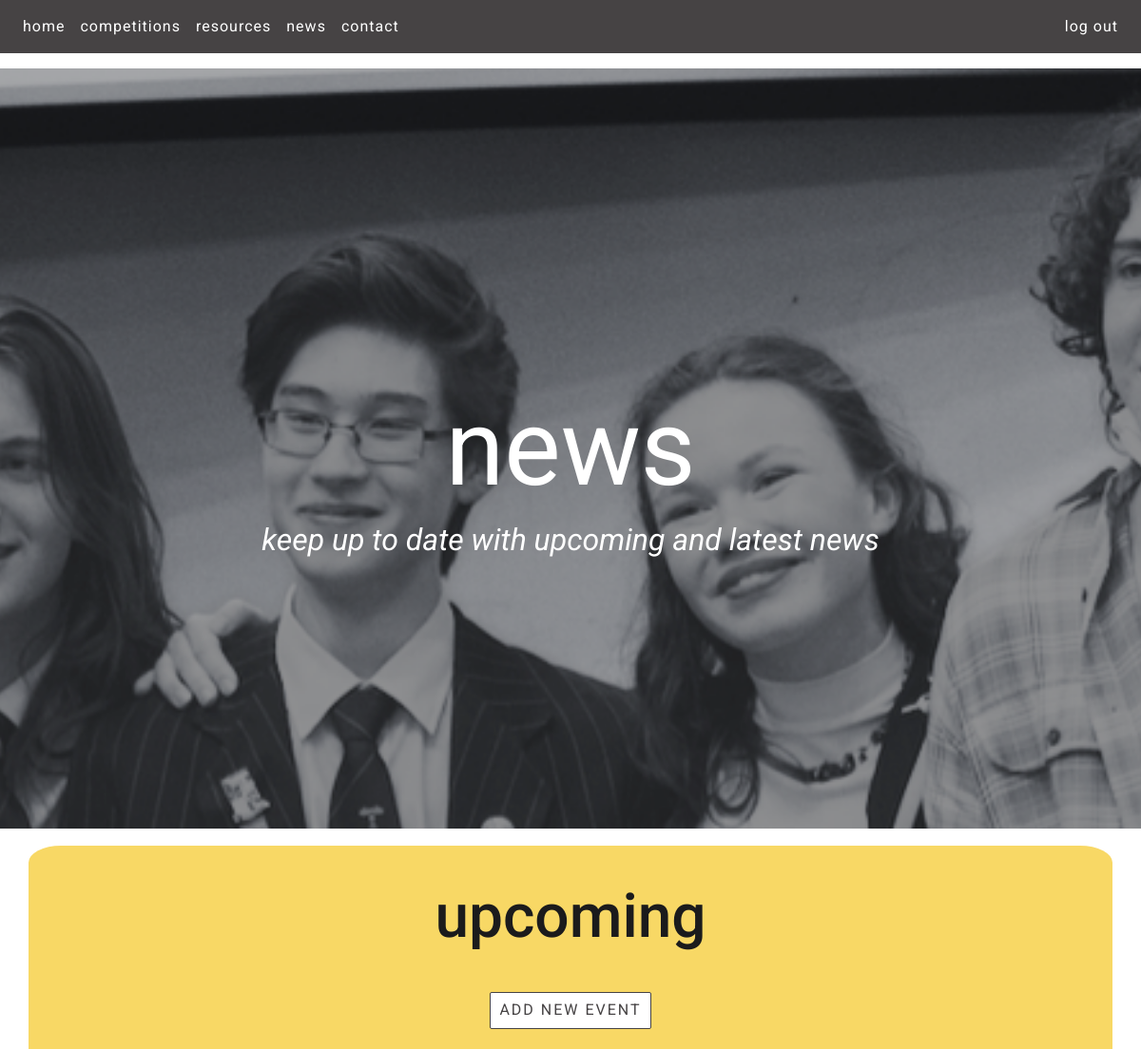
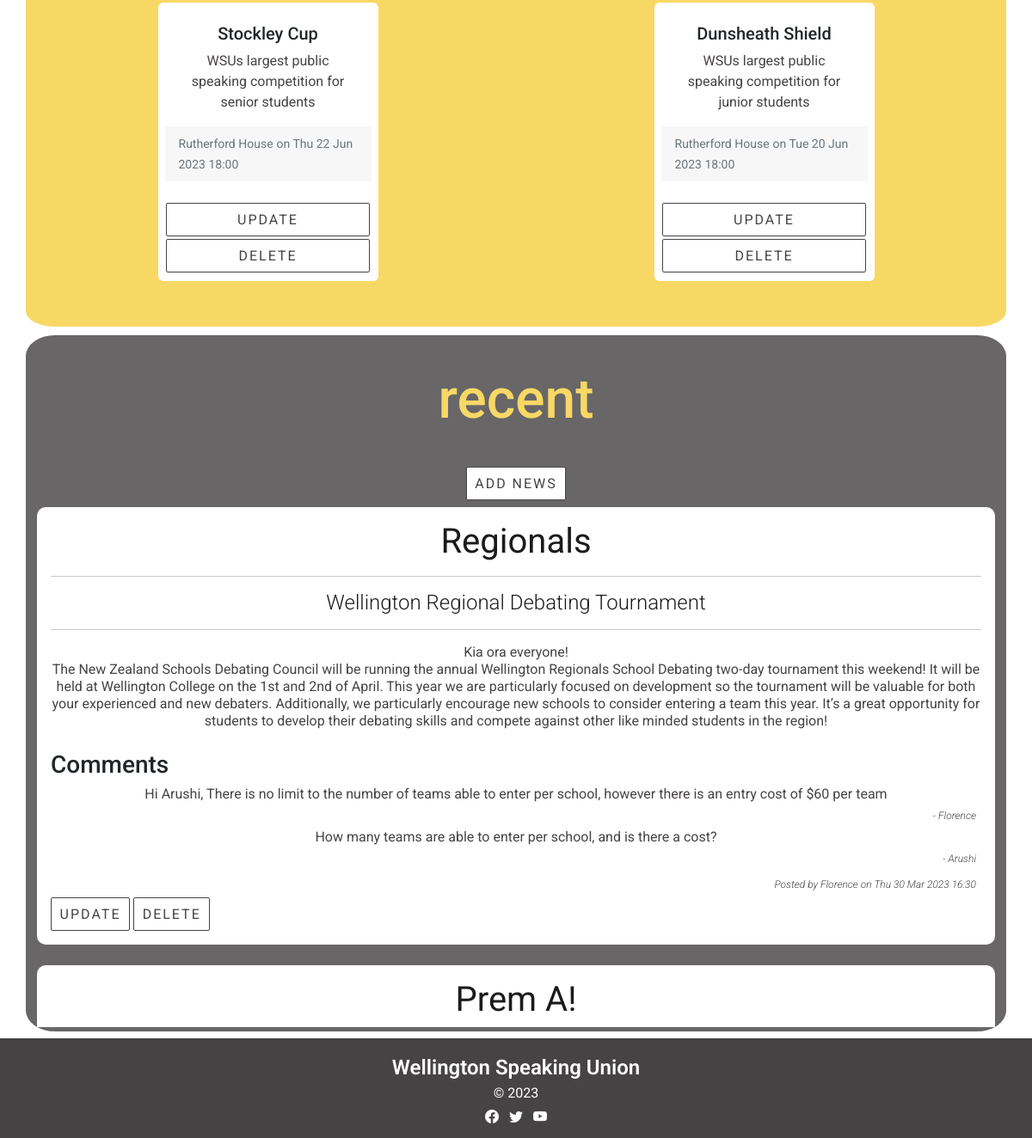
The app's page /news (signed in) with its own data (2 pictures, top to bottom).
### tables this page shows
CREATE TABLE schedule(
    post_id integer primary key autoincrement not null,
    event text not null,
    description text not null,
    scheduledate date not null,
    location text not null,
    member_id integer not null,
    foreign key(member_id) references member(member_id)
);

CREATE TABLE news(
    news_id integer primary key autoincrement not null,
    title text not null unique,
    subtitle text not null unique,
    content text not null unique,
    newsdate date not null,
    member_id integer not null,
    foreign key(member_id) references member(member_id)
);

CREATE TABLE comment(
    comment_id integer primary key autoincrement not null,
    news_id integer not null,
    member_id integer not null,
    comment text not null,
    commentdate date not null,
    foreign key(news_id) references news(news_id),
    foreign key(member_id) references member(member_id)
);

CREATE TABLE member(
    member_id integer primary key autoincrement not null,
    firstname text not null,
    lastname text not null,
    email text not null unique,
    password text not null,
    authorisation integer not null
);

### server.py (the view)
@app.route ('/news')
def news():
    sql = """select news.news_id, news.title, news.subtitle, news.content, news.newsdate, member.firstname
        from news
        join member on news.member_id = member.member_id
        order by news.newsdate desc;
    """
    news_items = run_search_query_tuples(sql, (), db_path, True)
    sql="""select news.news_id,news.title,news.subtitle, news.content, comment.comment, member.firstname
     from news
     left join comment on news.news_id = comment.news_id
     left join member on comment.member_id = member.member_id
     order by news.newsdate desc;
     """
    comments = run_search_query_tuples(sql, (), db_path, True)
    sql = """select schedule.post_id, schedule.event, schedule.description, schedule.scheduledate, schedule.location, member.firstname
        from schedule
        join member on schedule.member_id = member.member_id
        order by schedule.scheduledate desc;
    """
    schedule = run_search_query_tuples(sql, (), db_path, True)
    return render_template("news.html", news=news_items, comments=comments, schedule=schedule)

### db_functions.py (called while the page is built)
def run_search_query_tuples(sql_query, values_tuple, file_path, rowfactory=False):
    result = None
    try:
        db = sqlite3.connect(file_path)
        if rowfactory:
            db.row_factory = sqlite3.Row
        cursor = db.cursor()
        cursor.execute(sql_query, values_tuple)
        result = cursor.fetchall()
        cursor.close()
    except sqlite3.Error as error:
        print("Error running search query tuples: {}".format(error))
        return None
    db.close()
    if result is None:
        print("No search values were found")
    return result

### server.py (called while the page is built)
@app.template_filter()
def news_date(sqlite_dt):
    x = datetime.strptime(sqlite_dt, '%Y-%m-%d %H:%M:%S')
    return x.strftime("%a %d %b %Y %H:%M")

@app.template_filter()
def schedule_date(sqlite_dt):
    x = datetime.strptime(sqlite_dt, '%Y-%m-%d %H:%M:%S')
    return x.strftime("%a %d %b %Y %H:%M")

### templates/news.html (shortened to what this page needs)
{% extends "layout.html" %}
{% block content %}
<section class="parallax-container parallax3">
    <h1>news</h1>
    <h1>keep up to date with upcoming and latest news</h1>
</section>
<div class="main-container">
  <div class="container yellow-bg">
    <h1 class="page-title news-title-1">upcoming </h1>
      {% if session and session['authorisation'] == 0 %}
      <div class="py-2 text-center">
          <a class="btn btn-primary news-button" href="{{ url_for('schedule_cud', id=0, task='add') }}">add new event</a>
      </div>
      {% endif %}
      <div class="inner-container upcoming-container">
    <div class="row">
            {% for row in schedule %}
              <div class="col mb-6">
                  <div class="card news-card h-100 mx-auto" style="width: 16rem;">
                    <div class="card-body">
                      <h5 class="card-title">{{ row['event'] }}</h5>
                      <p class="card-text news-text">{{ row['description'] }}</p>
                    </div>
                    <div class="card-footer">
                      <small class="text-muted">{{ row['location'] }}</small>
                      <small class="text-muted">on {{ row['scheduledate'] | schedule_date}}</small>
                    </div>
                        <br>
{% if session and session['authorisation'] == 0 %}
                  <a class="btn btn-primary schedule-button" href="{{ url_for('schedule_cud', id=row['post_id'], task='update') }}">update</a>
                  <a class="btn btn-primary schedule-button" href="{{ url_for('schedule_cud', id=row['post_id'], task='delete') }}">delete</a>
{% endif %}
                  </div>
             </div>
            {% endfor %}
    </div>
      </div>
  </div>
  <div class="container light-gray-bg">
      <h1 class="page-title competition-title-2">recent</h1>
    {% if session and session['authorisation'] == 0 %}
      <div class="py-2 text-center">
          <a class="btn btn-primary news-button" href="{{ url_for('news_cud', id=0, task='add') }}">add news</a>
      </div>
    {% endif %}
    <div class="inner-container recent-container">
        {% for row in news %}
            <div class="container-m recent-news-containers white-bg">
                <h1 class="recent-news-heading"> {{ row['title'] }} </h1>
                <hr>
                <h3 class="recent-news-subheading"> {{ row['subtitle'] }} </h3>
                <hr>
                <p class="recent-news-text"> {{ row['content'] | replace("\n", "<br>") | safe}} </p>
                <br>
                         <div class="comments">
                         <h3> Comments </h3>
                             {% for com in comments %}
                             {% if com['news_id'] == row['news_id'] %}
                             <p class="recent-news-text">{{com['comment']}}</p>
                             <p class="meta-text">- {{com['firstname']}}</p>
                             {% endif %}
                             {% endfor %}
                        </div>
                <div class="meta">
                <p class="meta-text">Posted by {{ row['firstname'] }} on {{ row['newsdate'] | news_date}}  </p>
                </div>
                {% if session and session['authorisation'] == 0 %}
                <a class="btn btn-primary news-button" href="{{ url_for('news_cud', id=row['news_id'], task='update') }}">update</a>
                <a class="btn btn-primary news-button" href="{{ url_for('news_cud', id=row['news_id'], task='delete') }}">delete</a>
                {% endif %}
    </div>
        {% endfor %}
  </div>
</div>
</div>
{% endblock %}

### static/styles.css (style rules this page uses)
:root { --brand-black: rgb(27,27,28); --brand-dark-gray: rgb(70,67,68); --brand-light-gray: rgb(104,102,103); --brand-yellow: rgb(248,216,101); --brand-white: rgb(255,255,255); }
a.btn, a.btn-circle { text-decoration: none; }
.btn-primary, .btn-primary:hover { --bs-btn-color: var(--brand-dark-gray); --bs-btn-bg:var(--brand-white); --bs-btn-border-color:var(--brand-dark-gray); --bs-btn-border-radius: 2px; --bs-btn-active-color:var(--brand-dark-gray); --bs-btn-active-bg: var(--brand-yellow); --bs-btn-active-border-color: var(--brand-dark-gray); --bs-btn-active-shadow: inset 0 3px 5px rgba(0, 0, 0, 0); --bs-btn-disabled-color: var(--brand-dark-gray); --bs-btn-disabled-bg: var(--brand-white); --bs-btn-disabled-border-color:var(--brand-dark-gray); transition: none !important; position: relative; text-align:center; display: inline-block; padding: 0.4em 0.6em; }
.btn, .btn-circle { color: var(--brand-dark-gray); text-align: center; margin:auto; letter-spacing: 2px; vertical-align: middle; user-select: none; text-transform: uppercase; }
.schedule-button { transition: none !important; border-radius: 2px; background-color: var(--brand-white); color:var(--brand-dark-gray); border-color:var(--brand-dark-gray); position: relative; text-align:center; display:inline-block; padding: 0.4em 0.6em; margin: 0.1em; }
.parallax-container { background-attachment: fixed; background-position: top; background-size: cover; min-height: 100vh; display: flex; flex-direction: column; align-items: center; justify-content: center; }
.parallax-container h1:first-child { font-size: 7em; text-align:center; font-weight:400; margin:auto; color: var(--brand-white); padding: 0.5em; position: absolute; }
.parallax-container h1:nth-child(2) { font-size: 2em; text-align:center; font-weight:400; color: var(--brand-white); position: relative; margin-top:200px; font-style:italic; }
.parallax3 { background-image: url("images/Parallax3.png"); }
body { font-family: 'Roboto', serif; font-size: 100%; background-color: var(--brand-white); margin: 0; }
p { text-align: center; color: var(--brand-white); margin: 0; overflow: auto; }
.page-title { font-size: 4em; text-align: center; font-weight:500; margin:auto; padding: 0.5em; }
.competition-title-2 { color: var(--brand-yellow); }
.news-title-1 { color:var(--brand-black); position:relative; padding:0.5em; }
.news-text { color:var(--brand-dark-gray); }
.light-gray-bg { background-color: var(--brand-light-gray); }
.yellow-bg { background-color: var(--brand-yellow); }
.white-bg { background-color: var(--brand-white); }
.container-m { background-color: rgb(255,255,255); overflow:auto; margin-bottom: 1.5em; margin-top: 1.5em; margin-left: 0; margin-right: 0; }
.main-container { display: flex; flex-flow: row wrap; justify-content: center; padding:0.5em; }
.container { flex: 1; flex-flow: column wrap; justify-content: center; border-radius:3%; margin-left:1em; margin-right:1em; margin-top: 10px; padding: 5px; }
.upcoming-container { min-width: 900px; max-height:700px; overflow: scroll; padding-bottom:2em; }
.recent-container { min-width: 200px; max-height:605px; overflow: scroll; }
.row { padding: 1em 0 1em 0; }
.card { --bs-card-border-color:0px white; }
.news-card { padding:0.5em; margin-left: 10px; margin-right: 10px; overflow: auto; justify-content: space-between; flex-wrap: wrap; flex: 1; max-height: inherit; }
.card-title { text-align:center; }
.recent-news-heading { font-size: 2.5em; text-align: center; font-weight:400; margin: 0; color: var(--brand-black); }
.recent-news-subheading { font-size: 1.5em; text-align: center; font-weight:300; margin: 0; color: var(--brand-black); }
.recent-news-text { text-align:center; color: var(--brand-dark-gray); margin:auto; line-height:20px; }
.recent-news-containers { border-radius:10px; margin-left:0.5em; margin-right:0.5em; padding:1em; margin-top:0; }
.meta { text-align:right; }
.meta-text { font-style: italic; font-weight:300; text-align:right; color:var(--brand-dark-gray); padding:0.5em; font-size:0.75em; }

### records on screen
schedule: event "Stockley Cup", description "WSUs largest public speaking competition for senior students", location "Rutherford House", scheduledate|schedule_date "Thu 22 Jun 2023 18:00"
schedule: event "Dunsheath Shield", description "WSUs largest public speaking competition for junior students", location "Rutherford House", scheduledate|schedule_date "Tue 20 Jun 2023 18:00"
news: title "Regionals", subtitle "Wellington Regional Debating Tournament", content "Kia ora everyone! The New Zealand Schools Debating Council will be running the annual Wellington Regionals School Debating two-day tournament this weekend! It will be held at Wellington College on the 1st and 2nd of April. This year we are particularly focused on development so the tournament will be valuable for both your experienced and new debaters. Additionally, we particularly encourage new schools to consider entering a team this year. It’s a great opportunity for students to develop their debating skills and compete against other like minded students in the region!", firstname "Florence", newsdate|news_date "Thu 30 Mar 2023 16:30"
comment: comment "Hi Arushi, There is no limit to the number of teams able to enter per school, however there is an entry cost of $60 per team", firstname "Florence"
comment: comment "How many teams are able to enter per school, and is there a cost?", firstname "Arushi"
news: title "Prem A!"
